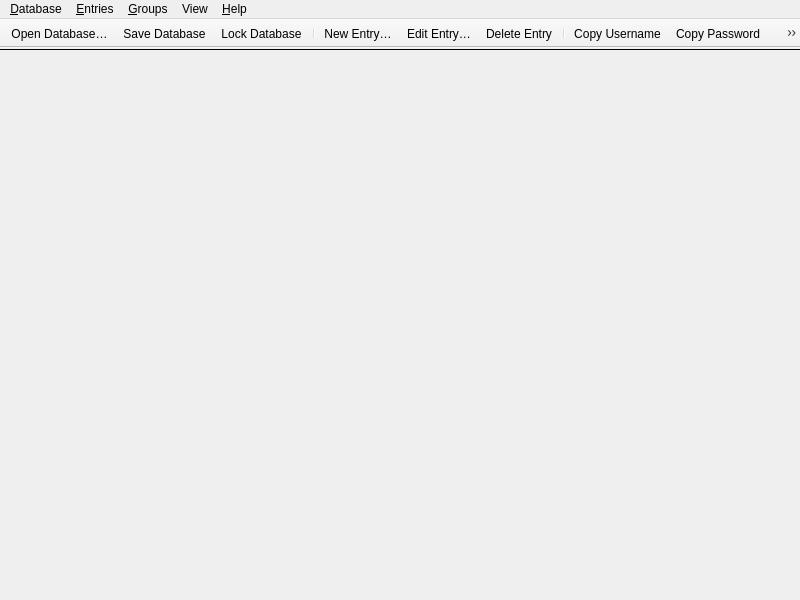
<?xml version="1.0" encoding="UTF-8"?>
<ui version="4.0">
 <class>MainWindow</class>
 <widget class="QMainWindow" name="MainWindow">
  <property name="enabled">
   <bool>true</bool>
  </property>
  <property name="geometry">
   <rect>
    <x>0</x>
    <y>0</y>
    <width>800</width>
    <height>600</height>
   </rect>
  </property>
  <property name="minimumSize">
   <size>
    <width>800</width>
    <height>500</height>
   </size>
  </property>
  <property name="windowTitle">
   <string notr="true">KeePassXC</string>
  </property>
  <widget class="QWidget" name="centralwidget">
   <property name="enabled">
    <bool>true</bool>
   </property>
   <layout class="QVBoxLayout" name="verticalLayout">
    <property name="spacing">
     <number>0</number>
    </property>
    <property name="leftMargin">
     <number>0</number>
    </property>
    <property name="topMargin">
     <number>0</number>
    </property>
    <property name="rightMargin">
     <number>0</number>
    </property>
    <property name="bottomMargin">
     <number>0</number>
    </property>
    <item>
     <widget class="MessageWidget" name="globalMessageWidget" native="true">
      <property name="sizePolicy">
       <sizepolicy hsizetype="Preferred" vsizetype="Preferred">
        <horstretch>0</horstretch>
        <verstretch>0</verstretch>
       </sizepolicy>
      </property>
     </widget>
    </item>
    <item>
     <widget class="Line" name="toolbarSeparator">
      <property name="frameShadow">
       <enum>QFrame::Plain</enum>
      </property>
      <property name="orientation">
       <enum>Qt::Horizontal</enum>
      </property>
     </widget>
    </item>
    <item>
     <widget class="QStackedWidget" name="stackedWidget">
      <property name="sizePolicy">
       <sizepolicy hsizetype="Preferred" vsizetype="Preferred">
        <horstretch>0</horstretch>
        <verstretch>0</verstretch>
       </sizepolicy>
      </property>
      <property name="currentIndex">
       <number>2</number>
      </property>
      <widget class="QWidget" name="pageDatabase">
       <layout class="QVBoxLayout" name="verticalLayout_2">
        <property name="leftMargin">
         <number>0</number>
        </property>
        <property name="topMargin">
         <number>0</number>
        </property>
        <property name="rightMargin">
         <number>0</number>
        </property>
        <property name="bottomMargin">
         <number>0</number>
        </property>
        <item>
         <widget class="DatabaseTabWidget" name="tabWidget">
          <property name="currentIndex">
           <number>-1</number>
          </property>
          <property name="tabsClosable">
           <bool>true</bool>
          </property>
          <property name="movable">
           <bool>true</bool>
          </property>
         </widget>
        </item>
       </layout>
      </widget>
      <widget class="QWidget" name="pageSettings">
       <layout class="QVBoxLayout" name="verticalLayout_3">
        <property name="leftMargin">
         <number>0</number>
        </property>
        <property name="topMargin">
         <number>0</number>
        </property>
        <property name="rightMargin">
         <number>0</number>
        </property>
        <property name="bottomMargin">
         <number>0</number>
        </property>
        <item>
         <widget class="ApplicationSettingsWidget" name="settingsWidget" native="true"/>
        </item>
       </layout>
      </widget>
      <widget class="QWidget" name="pageWelcome">
       <layout class="QVBoxLayout" name="verticalLayout_5">
        <item>
         <layout class="QHBoxLayout" name="horizontalLayout">
          <item>
           <spacer name="horizontalSpacer">
            <property name="orientation">
             <enum>Qt::Horizontal</enum>
            </property>
            <property name="sizeType">
             <enum>QSizePolicy::MinimumExpanding</enum>
            </property>
            <property name="sizeHint" stdset="0">
             <size>
              <width>50</width>
              <height>20</height>
             </size>
            </property>
           </spacer>
          </item>
          <item>
           <widget class="WelcomeWidget" name="welcomeWidget" native="true"/>
          </item>
          <item>
           <spacer name="horizontalSpacer_2">
            <property name="orientation">
             <enum>Qt::Horizontal</enum>
            </property>
            <property name="sizeType">
             <enum>QSizePolicy::MinimumExpanding</enum>
            </property>
            <property name="sizeHint" stdset="0">
             <size>
              <width>50</width>
              <height>20</height>
             </size>
            </property>
           </spacer>
          </item>
         </layout>
        </item>
       </layout>
      </widget>
      <widget class="QWidget" name="pagePasswordGenerator">
       <layout class="QVBoxLayout" name="verticalLayout_6">
        <property name="leftMargin">
         <number>60</number>
        </property>
        <property name="topMargin">
         <number>30</number>
        </property>
        <property name="rightMargin">
         <number>60</number>
        </property>
        <item>
         <spacer name="verticalSpacer_2">
          <property name="orientation">
           <enum>Qt::Vertical</enum>
          </property>
          <property name="sizeHint" stdset="0">
           <size>
            <width>20</width>
            <height>40</height>
           </size>
          </property>
         </spacer>
        </item>
        <item>
         <widget class="PasswordGeneratorWidget" name="passwordGeneratorWidget" native="true"/>
        </item>
        <item>
         <spacer name="verticalSpacer">
          <property name="orientation">
           <enum>Qt::Vertical</enum>
          </property>
          <property name="sizeHint" stdset="0">
           <size>
            <width>20</width>
            <height>40</height>
           </size>
          </property>
         </spacer>
        </item>
       </layout>
      </widget>
     </widget>
    </item>
   </layout>
  </widget>
  <widget class="QMenuBar" name="menubar">
   <property name="geometry">
    <rect>
     <x>0</x>
     <y>0</y>
     <width>800</width>
     <height>22</height>
    </rect>
   </property>
   <property name="contextMenuPolicy">
    <enum>Qt::PreventContextMenu</enum>
   </property>
   <widget class="QMenu" name="menuFile">
    <property name="title">
     <string>&amp;Database</string>
    </property>
    <widget class="QMenu" name="menuRecentDatabases">
     <property name="title">
      <string>&amp;Recent Databases</string>
     </property>
    </widget>
    <widget class="QMenu" name="menuExport">
     <property name="title">
      <string>&amp;Export</string>
     </property>
     <addaction name="actionExportCsv"/>
     <addaction name="actionExportHtml"/>
     <addaction name="actionExportXML"/>
    </widget>
    <addaction name="actionDatabaseNew"/>
    <addaction name="actionDatabaseOpen"/>
    <addaction name="menuRecentDatabases"/>
    <addaction name="actionDatabaseSave"/>
    <addaction name="actionDatabaseSaveAs"/>
    <addaction name="actionDatabaseSaveBackup"/>
    <addaction name="actionDatabaseClose"/>
    <addaction name="separator"/>
    <addaction name="actionLockDatabase"/>
    <addaction name="actionLockAllDatabases"/>
    <addaction name="separator"/>
    <addaction name="actionDatabaseSettings"/>
    <addaction name="actionDatabaseSecurity"/>
    <addaction name="actionReports"/>
    <addaction name="separator"/>
    <addaction name="actionPasskeys"/>
    <addaction name="actionImportPasskey"/>
    <addaction name="separator"/>
    <addaction name="actionDatabaseMerge"/>
    <addaction name="actionImport"/>
    <addaction name="menuExport"/>
    <addaction name="separator"/>
    <addaction name="actionQuit"/>
   </widget>
   <widget class="QMenu" name="menuHelp">
    <property name="title">
     <string>&amp;Help</string>
    </property>
    <addaction name="separator"/>
    <addaction name="actionGettingStarted"/>
    <addaction name="actionUserGuide"/>
    <addaction name="actionKeyboardShortcuts"/>
    <addaction name="actionOnlineHelp"/>
    <addaction name="separator"/>
    <addaction name="actionCheckForUpdates"/>
    <addaction name="actionDonate"/>
    <addaction name="actionBugReport"/>
    <addaction name="actionAbout"/>
   </widget>
   <widget class="QMenu" name="menuEntries">
    <property name="title">
     <string>&amp;Entries</string>
    </property>
    <property name="separatorsCollapsible">
     <bool>true</bool>
    </property>
    <widget class="QMenu" name="menuEntryCopyAttribute">
     <property name="toolTip">
      <string/>
     </property>
     <property name="title">
      <string>Copy Att&amp;ribute</string>
     </property>
     <addaction name="actionEntryCopyTitle"/>
     <addaction name="actionEntryCopyNotes"/>
     <addaction name="separator"/>
    </widget>
    <widget class="QMenu" name="menuEntryTotp">
     <property name="title">
      <string>TOTP</string>
     </property>
     <addaction name="actionEntryCopyTotp"/>
     <addaction name="actionEntryCopyPasswordTotp"/>
     <addaction name="actionEntryTotp"/>
     <addaction name="actionEntryTotpQRCode"/>
     <addaction name="actionEntrySetupTotp"/>
    </widget>
    <widget class="QMenu" name="menuTags">
     <property name="tearOffEnabled">
      <bool>true</bool>
     </property>
     <property name="title">
      <string>Tags</string>
     </property>
    </widget>
    <addaction name="separator"/>
    <addaction name="actionEntryNew"/>
    <addaction name="actionEntryEdit"/>
    <addaction name="actionEntryExpire"/>
    <addaction name="actionEntryClone"/>
    <addaction name="actionEntryDelete"/>
    <addaction name="separator"/>
    <addaction name="actionEntryMoveUp"/>
    <addaction name="actionEntryMoveDown"/>
    <addaction name="separator"/>
    <addaction name="actionEntryCopyUsername"/>
    <addaction name="actionEntryCopyPassword"/>
    <addaction name="actionEntryCopyURL"/>
    <addaction name="menuEntryCopyAttribute"/>
    <addaction name="menuEntryTotp"/>
    <addaction name="menuTags"/>
    <addaction name="separator"/>
    <addaction name="actionEntryAutoType"/>
    <addaction name="separator"/>
    <addaction name="actionEntryImportPasskey"/>
    <addaction name="actionEntryRemovePasskey"/>
    <addaction name="separator"/>
    <addaction name="actionEntryOpenUrl"/>
    <addaction name="actionEntryDownloadIcon"/>
    <addaction name="separator"/>
    <addaction name="actionEntryAddToAgent"/>
    <addaction name="actionEntryRemoveFromAgent"/>
    <addaction name="separator"/>
    <addaction name="actionEntryRestore"/>
   </widget>
   <widget class="QMenu" name="menuGroups">
    <property name="title">
     <string>&amp;Groups</string>
    </property>
    <addaction name="actionGroupEmptyRecycleBin"/>
    <addaction name="separator"/>
    <addaction name="actionGroupNew"/>
    <addaction name="actionGroupEdit"/>
    <addaction name="actionGroupClone"/>
    <addaction name="actionGroupDelete"/>
    <addaction name="separator"/>
    <addaction name="actionGroupSortAsc"/>
    <addaction name="actionGroupSortDesc"/>
    <addaction name="separator"/>
    <addaction name="actionGroupDownloadFavicons"/>
   </widget>
   <widget class="QMenu" name="menuTools">
    <property name="title">
     <string>&amp;Tools</string>
    </property>
    <addaction name="actionClearSSHAgent"/>
   </widget>
   <widget class="QMenu" name="menuView">
    <property name="title">
     <string>View</string>
    </property>
    <widget class="QMenu" name="menuTheme">
     <property name="title">
      <string>Theme</string>
     </property>
     <addaction name="actionThemeAuto"/>
     <addaction name="actionThemeLight"/>
     <addaction name="actionThemeDark"/>
     <addaction name="actionThemeClassic"/>
    </widget>
    <addaction name="menuTheme"/>
    <addaction name="actionCompactMode"/>
    <addaction name="actionAlwaysOnTop"/>
    <addaction name="actionAllowScreenCapture"/>
    <addaction name="separator"/>
    <addaction name="actionShowPreviewPanel"/>
    <addaction name="actionShowGroupPanel"/>
    <addaction name="separator"/>
    <addaction name="actionShowMenubar"/>
    <addaction name="actionShowToolbar"/>
    <addaction name="separator"/>
    <addaction name="actionHideUsernames"/>
    <addaction name="actionHidePasswords"/>
    <addaction name="separator"/>
    <addaction name="actionSettings"/>
   </widget>
   <addaction name="menuFile"/>
   <addaction name="menuEntries"/>
   <addaction name="menuGroups"/>
   <addaction name="menuView"/>
   <addaction name="menuHelp"/>
  </widget>
  <widget class="KPToolBar" name="toolBar">
   <property name="contextMenuPolicy">
    <enum>Qt::PreventContextMenu</enum>
   </property>
   <property name="movable">
    <bool>false</bool>
   </property>
   <property name="iconSize">
    <size>
     <width>26</width>
     <height>26</height>
    </size>
   </property>
   <attribute name="toolBarArea">
    <enum>TopToolBarArea</enum>
   </attribute>
   <attribute name="toolBarBreak">
    <bool>false</bool>
   </attribute>
   <addaction name="actionDatabaseOpen"/>
   <addaction name="actionDatabaseSave"/>
   <addaction name="actionLockDatabaseToolbar"/>
   <addaction name="separator"/>
   <addaction name="actionEntryNew"/>
   <addaction name="actionEntryEdit"/>
   <addaction name="actionEntryDelete"/>
   <addaction name="separator"/>
   <addaction name="actionEntryCopyUsername"/>
   <addaction name="actionEntryCopyPassword"/>
   <addaction name="actionEntryCopyURL"/>
   <addaction name="actionEntryAutoType"/>
   <addaction name="separator"/>
   <addaction name="actionDatabaseSettings"/>
   <addaction name="actionReports"/>
   <addaction name="actionPasswordGenerator"/>
   <addaction name="actionSettings"/>
   <addaction name="separator"/>
  </widget>
  <action name="actionQuit">
   <property name="text">
    <string>&amp;Quit</string>
   </property>
   <property name="menuRole">
    <enum>QAction::QuitRole</enum>
   </property>
  </action>
  <action name="actionAbout">
   <property name="text">
    <string>&amp;About</string>
   </property>
   <property name="menuRole">
    <enum>QAction::AboutRole</enum>
   </property>
  </action>
  <action name="actionCheckForUpdates">
   <property name="text">
    <string>&amp;Check for Updates</string>
   </property>
   <property name="menuRole">
    <enum>QAction::ApplicationSpecificRole</enum>
   </property>
  </action>
  <action name="actionDatabaseOpen">
   <property name="text">
    <string>&amp;Open Database…</string>
   </property>
  </action>
  <action name="actionDatabaseSave">
   <property name="text">
    <string>&amp;Save Database</string>
   </property>
  </action>
  <action name="actionDatabaseClose">
   <property name="text">
    <string>&amp;Close Database</string>
   </property>
  </action>
  <action name="actionDatabaseNew">
   <property name="text">
    <string>&amp;New Database…</string>
   </property>
   <property name="toolTip">
    <string>Create a new database</string>
   </property>
  </action>
  <action name="actionDatabaseMerge">
   <property name="text">
    <string>&amp;Merge From Database…</string>
   </property>
   <property name="toolTip">
    <string>Merge from another KDBX database</string>
   </property>
  </action>
  <action name="actionEntryNew">
   <property name="text">
    <string>&amp;New Entry…</string>
   </property>
   <property name="toolTip">
    <string>New Entry</string>
   </property>
  </action>
  <action name="actionEntryEdit">
   <property name="text">
    <string>&amp;Edit Entry…</string>
   </property>
   <property name="iconText">
    <string>Edit Entry…</string>
   </property>
   <property name="toolTip">
    <string>View or edit entry</string>
   </property>
  </action>
  <action name="actionEntryExpire">
   <property name="enabled">
    <bool>false</bool>
   </property>
   <property name="text">
    <string>E&amp;xpire Entry</string>
   </property>
   <property name="iconText">
    <string>Expire Entry</string>
   </property>
   <property name="toolTip">
    <string>Expire Entry</string>
   </property>
  </action>
  <action name="actionEntryDelete">
   <property name="text">
    <string>&amp;Delete Entry</string>
   </property>
   <property name="iconText">
    <string>Delete Entry</string>
   </property>
   <property name="toolTip">
    <string>Delete Entry</string>
   </property>
   <property name="shortcut">
    <string notr="true">Del</string>
   </property>
  </action>
  <action name="actionGroupNew">
   <property name="text">
    <string>&amp;New Group…</string>
   </property>
   <property name="toolTip">
    <string>Add a new group</string>
   </property>
  </action>
  <action name="actionGroupEdit">
   <property name="text">
    <string>&amp;Edit Group…</string>
   </property>
  </action>
  <action name="actionGroupDelete">
   <property name="text">
    <string>&amp;Delete Group…</string>
   </property>
  </action>
  <action name="actionGroupDownloadFavicons">
   <property name="text">
    <string>Download All &amp;Favicons…</string>
   </property>
  </action>
  <action name="actionGroupSortAsc">
   <property name="text">
    <string>Sort &amp;A-Z</string>
   </property>
  </action>
  <action name="actionGroupSortDesc">
   <property name="text">
    <string>Sort &amp;Z-A</string>
   </property>
  </action>
  <action name="actionDatabaseSaveAs">
   <property name="text">
    <string>Sa&amp;ve Database As…</string>
   </property>
  </action>
  <action name="actionDatabaseSecurity">
   <property name="text">
    <string>Database &amp;Security…</string>
   </property>
  </action>
  <action name="actionReports">
   <property name="checkable">
    <bool>true</bool>
   </property>
   <property name="text">
    <string>Database &amp;Reports…</string>
   </property>
   <property name="toolTip">
    <string>Statistics, health check, etc.</string>
   </property>
   <property name="menuRole">
    <enum>QAction::NoRole</enum>
   </property>
  </action>
  <action name="actionDatabaseSettings">
   <property name="checkable">
    <bool>true</bool>
   </property>
   <property name="text">
    <string>&amp;Database Settings…</string>
   </property>
   <property name="toolTip">
    <string>Database settings</string>
   </property>
   <property name="menuRole">
    <enum>QAction::NoRole</enum>
   </property>
  </action>
  <action name="actionPasskeys">
   <property name="text">
    <string>Passkeys…</string>
   </property>
   <property name="toolTip">
    <string>Passkeys</string>
   </property>
   <property name="menuRole">
    <enum>QAction::NoRole</enum>
   </property>
  </action>
  <action name="actionImportPasskey">
   <property name="text">
    <string>Import Passkey</string>
   </property>
   <property name="toolTip">
    <string>Import Passkey</string>
   </property>
   <property name="menuRole">
    <enum>QAction::NoRole</enum>
   </property>
  </action>
  <action name="actionEntryClone">
   <property name="text">
    <string>&amp;Clone Entry…</string>
   </property>
  </action>
  <action name="actionEntryMoveUp">
   <property name="text">
    <string>Move u&amp;p</string>
   </property>
   <property name="toolTip">
    <string>Move entry one step up</string>
   </property>
  </action>
  <action name="actionEntryMoveDown">
   <property name="text">
    <string>Move do&amp;wn</string>
   </property>
   <property name="toolTip">
    <string>Move entry one step down</string>
   </property>
  </action>
  <action name="actionEntryCopyUsername">
   <property name="text">
    <string>Copy &amp;Username</string>
   </property>
   <property name="toolTip">
    <string>Copy username to clipboard</string>
   </property>
  </action>
  <action name="actionEntryCopyPassword">
   <property name="text">
    <string>Copy &amp;Password</string>
   </property>
   <property name="toolTip">
    <string>Copy password to clipboard</string>
   </property>
  </action>
  <action name="actionSettings">
   <property name="checkable">
    <bool>true</bool>
   </property>
   <property name="text">
    <string>&amp;Settings</string>
   </property>
   <property name="menuRole">
    <enum>QAction::PreferencesRole</enum>
   </property>
  </action>
  <action name="actionPasswordGenerator">
   <property name="checkable">
    <bool>true</bool>
   </property>
   <property name="text">
    <string>&amp;Password Generator</string>
   </property>
  </action>
  <action name="actionEntryAutoType">
   <property name="text">
    <string>Perform &amp;Auto-Type</string>
   </property>
  </action>
  <action name="actionEntryImportPasskey">
   <property name="text">
    <string>Import Passkey</string>
   </property>
  </action>
  <action name="actionEntryRemovePasskey">
   <property name="text">
    <string>Remove Passkey From Entry</string>
   </property>
  </action>
  <action name="actionEntryAutoTypeUsername">
   <property name="enabled">
    <bool>false</bool>
   </property>
   <property name="text">
    <string notr="true">{USERNAME}</string>
   </property>
   <property name="iconText">
    <string notr="true">{USERNAME}</string>
   </property>
   <property name="toolTip">
    <string notr="true">{USERNAME}</string>
   </property>
  </action>
  <action name="actionEntryAutoTypeUsernameEnter">
   <property name="enabled">
    <bool>false</bool>
   </property>
   <property name="text">
    <string notr="true">{USERNAME}{ENTER}</string>
   </property>
   <property name="iconText">
    <string notr="true">{USERNAME}{ENTER}</string>
   </property>
   <property name="toolTip">
    <string notr="true">{USERNAME}{ENTER}</string>
   </property>
  </action>
  <action name="actionEntryAutoTypePassword">
   <property name="enabled">
    <bool>false</bool>
   </property>
   <property name="text">
    <string notr="true">{PASSWORD}</string>
   </property>
   <property name="iconText">
    <string notr="true">{PASSWORD}</string>
   </property>
   <property name="toolTip">
    <string notr="true">{PASSWORD}</string>
   </property>
  </action>
  <action name="actionEntryAutoTypePasswordEnter">
   <property name="enabled">
    <bool>false</bool>
   </property>
   <property name="text">
    <string notr="true">{PASSWORD}{ENTER}</string>
   </property>
   <property name="iconText">
    <string notr="true">{PASSWORD}{ENTER}</string>
   </property>
   <property name="toolTip">
    <string notr="true">{PASSWORD}{ENTER}</string>
   </property>
  </action>
  <action name="actionEntryAutoTypeTOTP">
   <property name="enabled">
    <bool>false</bool>
   </property>
   <property name="text">
    <string notr="true">{TOTP}</string>
   </property>
   <property name="iconText">
    <string notr="true">{TOTP}</string>
   </property>
   <property name="toolTip">
    <string notr="true">{TOTP}</string>
   </property>
  </action>
  <action name="actionEntryAutoTypeURL">
   <property name="enabled">
    <bool>false</bool>
   </property>
   <property name="text">
    <string notr="true">{URL}</string>
   </property>
   <property name="iconText">
    <string notr="true">{URL}</string>
   </property>
   <property name="toolTip">
    <string notr="true">{URL}</string>
   </property>
  </action>
  <action name="actionEntryAutoTypeURLEnter">
   <property name="enabled">
    <bool>false</bool>
   </property>
   <property name="text">
    <string notr="true">{URL}{ENTER}</string>
   </property>
   <property name="iconText">
    <string notr="true">{URL}{ENTER}</string>
   </property>
   <property name="toolTip">
    <string notr="true">{URL}{ENTER}</string>
   </property>
  </action>
  <action name="actionEntryDownloadIcon">
   <property name="text">
    <string>Download &amp;Favicon</string>
   </property>
  </action>
  <action name="actionEntryOpenUrl">
   <property name="text">
    <string>Open &amp;URL</string>
   </property>
  </action>
  <action name="actionLockDatabase">
   <property name="text">
    <string>&amp;Lock Database</string>
   </property>
  </action>
  <action name="actionLockAllDatabases">
   <property name="text">
    <string>Lock &amp;All Databases</string>
   </property>
  </action>
  <action name="actionEntryCopyTitle">
   <property name="text">
    <string>&amp;Title</string>
   </property>
   <property name="toolTip">
    <string>Copy title to clipboard</string>
   </property>
  </action>
  <action name="actionEntryCopyURL">
   <property name="text">
    <string>Copy &amp;URL</string>
   </property>
   <property name="toolTip">
    <string>Copy URL to clipboard</string>
   </property>
  </action>
  <action name="actionEntryCopyNotes">
   <property name="text">
    <string>&amp;Notes</string>
   </property>
   <property name="toolTip">
    <string>Copy notes to clipboard</string>
   </property>
  </action>
  <action name="actionExportCsv">
   <property name="text">
    <string>&amp;CSV File…</string>
   </property>
  </action>
  <action name="actionExportHtml">
   <property name="text">
    <string>&amp;HTML File…</string>
   </property>
  </action>
  <action name="actionImportKeePass1">
   <property name="text">
    <string>KeePass 1 Database…</string>
   </property>
   <property name="toolTip">
    <string>Import a KeePass 1 database</string>
   </property>
  </action>
  <action name="actionImportOpVault">
   <property name="text">
    <string>1Password Vault…</string>
   </property>
   <property name="toolTip">
    <string>Import a 1Password Vault</string>
   </property>
  </action>
  <action name="actionImportCsv">
   <property name="text">
    <string>CSV File…</string>
   </property>
   <property name="toolTip">
    <string>Import a CSV file</string>
   </property>
  </action>
  <action name="actionEntryTotp">
   <property name="text">
    <string>Show TOTP</string>
   </property>
  </action>
  <action name="actionEntryTotpQRCode">
   <property name="text">
    <string>Show QR Code</string>
   </property>
  </action>
  <action name="actionEntrySetupTotp">
   <property name="text">
    <string>Set up TOTP…</string>
   </property>
  </action>
  <action name="actionEntryCopyTotp">
   <property name="text">
    <string>Copy &amp;TOTP</string>
   </property>
  </action>
  <action name="actionEntryCopyPasswordTotp">
   <property name="text">
    <string>Copy Password and TOTP</string>
   </property>
  </action>
  <action name="actionGroupEmptyRecycleBin">
   <property name="text">
    <string>E&amp;mpty recycle bin</string>
   </property>
   <property name="toolTip">
    <string>Empty Recycle Bin</string>
   </property>
  </action>
  <action name="actionDonate">
   <property name="text">
    <string>&amp;Donate</string>
   </property>
  </action>
  <action name="actionBugReport">
   <property name="text">
    <string>Report a &amp;Bug</string>
   </property>
  </action>
  <action name="actionGettingStarted">
   <property name="text">
    <string>&amp;Getting Started</string>
   </property>
   <property name="toolTip">
    <string>Open Getting Started Guide</string>
   </property>
  </action>
  <action name="actionOnlineHelp">
   <property name="text">
    <string>&amp;Online Help</string>
   </property>
   <property name="toolTip">
    <string>Go to online documentation</string>
   </property>
  </action>
  <action name="actionUserGuide">
   <property name="text">
    <string>&amp;User Guide</string>
   </property>
   <property name="toolTip">
    <string>Open User Guide</string>
   </property>
  </action>
  <action name="actionKeyboardShortcuts">
   <property name="text">
    <string>&amp;Keyboard Shortcuts</string>
   </property>
   <property name="shortcut">
    <string notr="true">Ctrl+/</string>
   </property>
  </action>
  <action name="actionDatabaseSaveBackup">
   <property name="text">
    <string>Save Database Backup…</string>
   </property>
  </action>
  <action name="actionEntryAddToAgent">
   <property name="text">
    <string>Add key to SSH Agent</string>
   </property>
  </action>
  <action name="actionEntryRemoveFromAgent">
   <property name="text">
    <string>Remove key from SSH Agent</string>
   </property>
  </action>
  <action name="actionCompactMode">
   <property name="checkable">
    <bool>true</bool>
   </property>
   <property name="text">
    <string>Compact Mode</string>
   </property>
  </action>
  <action name="actionThemeAuto">
   <property name="checkable">
    <bool>true</bool>
   </property>
   <property name="checked">
    <bool>true</bool>
   </property>
   <property name="text">
    <string>Automatic</string>
   </property>
  </action>
  <action name="actionThemeLight">
   <property name="checkable">
    <bool>true</bool>
   </property>
   <property name="text">
    <string>Light</string>
   </property>
  </action>
  <action name="actionThemeDark">
   <property name="checkable">
    <bool>true</bool>
   </property>
   <property name="text">
    <string>Dark</string>
   </property>
  </action>
  <action name="actionThemeClassic">
   <property name="checkable">
    <bool>true</bool>
   </property>
   <property name="text">
    <string>Classic (Platform-native)</string>
   </property>
  </action>
  <action name="actionShowMenubar">
   <property name="checkable">
    <bool>true</bool>
   </property>
   <property name="checked">
    <bool>true</bool>
   </property>
   <property name="text">
    <string>Show Menubar</string>
   </property>
   <property name="toolTip">
    <string>Toggle Show Menubar</string>
   </property>
  </action>
  <action name="actionShowToolbar">
   <property name="checkable">
    <bool>true</bool>
   </property>
   <property name="checked">
    <bool>true</bool>
   </property>
   <property name="text">
    <string>Show Toolbar</string>
   </property>
  </action>
  <action name="actionShowPreviewPanel">
   <property name="checkable">
    <bool>true</bool>
   </property>
   <property name="checked">
    <bool>true</bool>
   </property>
   <property name="text">
    <string>Show Preview Panel</string>
   </property>
  </action>
  <action name="actionAlwaysOnTop">
   <property name="checkable">
    <bool>true</bool>
   </property>
   <property name="text">
    <string>Always on Top</string>
   </property>
   <property name="shortcut">
    <string notr="true">Ctrl+Shift+A</string>
   </property>
  </action>
  <action name="actionHideUsernames">
   <property name="checkable">
    <bool>true</bool>
   </property>
   <property name="text">
    <string>Hide Usernames</string>
   </property>
   <property name="shortcut">
    <string notr="true">Ctrl+Shift+B</string>
   </property>
  </action>
  <action name="actionHidePasswords">
   <property name="checkable">
    <bool>true</bool>
   </property>
   <property name="checked">
    <bool>true</bool>
   </property>
   <property name="text">
    <string>Hide Passwords</string>
   </property>
   <property name="shortcut">
    <string notr="true">Ctrl+Shift+C</string>
   </property>
  </action>
  <action name="actionEntryAutoTypeSequence">
   <property name="text">
    <string notr="true">{USERNAME}{TAB}{PASSWORD}{ENTER}</string>
   </property>
   <property name="iconText">
    <string notr="true">{USERNAME}{TAB}{PASSWORD}{ENTER}</string>
   </property>
   <property name="toolTip">
    <string notr="true">{USERNAME}{TAB}{PASSWORD}{ENTER}</string>
   </property>
  </action>
  <action name="actionGroupClone">
   <property name="text">
    <string>Clone Group...</string>
   </property>
  </action>
  <action name="actionEntryRestore">
   <property name="text">
    <string notr="true" extracomment="Translatable string with plural form set in CPP file">Restore Entry(s)</string>
   </property>
   <property name="toolTip">
    <string notr="true" extracomment="Translatable string with plural form set in CPP file">Restore Entry(s)</string>
   </property>
   <property name="shortcut">
    <string notr="true">Ctrl+R</string>
   </property>
  </action>
  <action name="actionLockDatabaseToolbar">
   <property name="text">
    <string>&amp;Lock Database</string>
   </property>
  </action>
  <action name="actionExportXML">
   <property name="text">
    <string>&amp;XML File…</string>
   </property>
   <property name="toolTip">
    <string>XML File…</string>
   </property>
  </action>
  <action name="actionAllowScreenCapture">
   <property name="checkable">
    <bool>true</bool>
   </property>
   <property name="text">
    <string>Allow Screen Capture</string>
   </property>
  </action>
  <action name="actionImport1PUX">
   <property name="text">
    <string>1Password 1PUX...</string>
   </property>
   <property name="toolTip">
    <string>Import a 1Password 1PUX file</string>
   </property>
  </action>
  <action name="actionImport">
   <property name="text">
    <string>Import…</string>
   </property>
  </action>
  <action name="actionShowGroupPanel">
   <property name="checkable">
    <bool>true</bool>
   </property>
   <property name="checked">
    <bool>true</bool>
   </property>
   <property name="text">
    <string>Show Group Panel</string>
   </property>
   <property name="toolTip">
    <string>Toggle Show Group Panel</string>
   </property>
  </action>
  <action name="actionClearSSHAgent">
   <property name="text">
    <string>Clear SSH Agent</string>
   </property>
   <property name="toolTip">
    <string>Clear all identities in ssh-agent</string>
   </property>
   <property name="menuRole">
    <enum>QAction::TextHeuristicRole</enum>
   </property>
  </action>
 </widget>
 <customwidgets>
  <customwidget>
   <class>MessageWidget</class>
   <extends>QWidget</extends>
   <header>gui/MessageWidget.h</header>
   <container>1</container>
  </customwidget>
  <customwidget>
   <class>PasswordGeneratorWidget</class>
   <extends>QWidget</extends>
   <header>gui/PasswordGeneratorWidget.h</header>
   <container>1</container>
  </customwidget>
  <customwidget>
   <class>DatabaseTabWidget</class>
   <extends>QTabWidget</extends>
   <header>gui/DatabaseTabWidget.h</header>
   <container>1</container>
  </customwidget>
  <customwidget>
   <class>ApplicationSettingsWidget</class>
   <extends>QWidget</extends>
   <header>gui/ApplicationSettingsWidget.h</header>
   <container>1</container>
  </customwidget>
  <customwidget>
   <class>WelcomeWidget</class>
   <extends>QWidget</extends>
   <header>gui/WelcomeWidget.h</header>
   <container>1</container>
  </customwidget>
  <customwidget>
   <class>KPToolBar</class>
   <extends>QToolBar</extends>
   <header>gui/widgets/KPToolBar.h</header>
  </customwidget>
 </customwidgets>
 <resources/>
 <connections/>
</ui>
